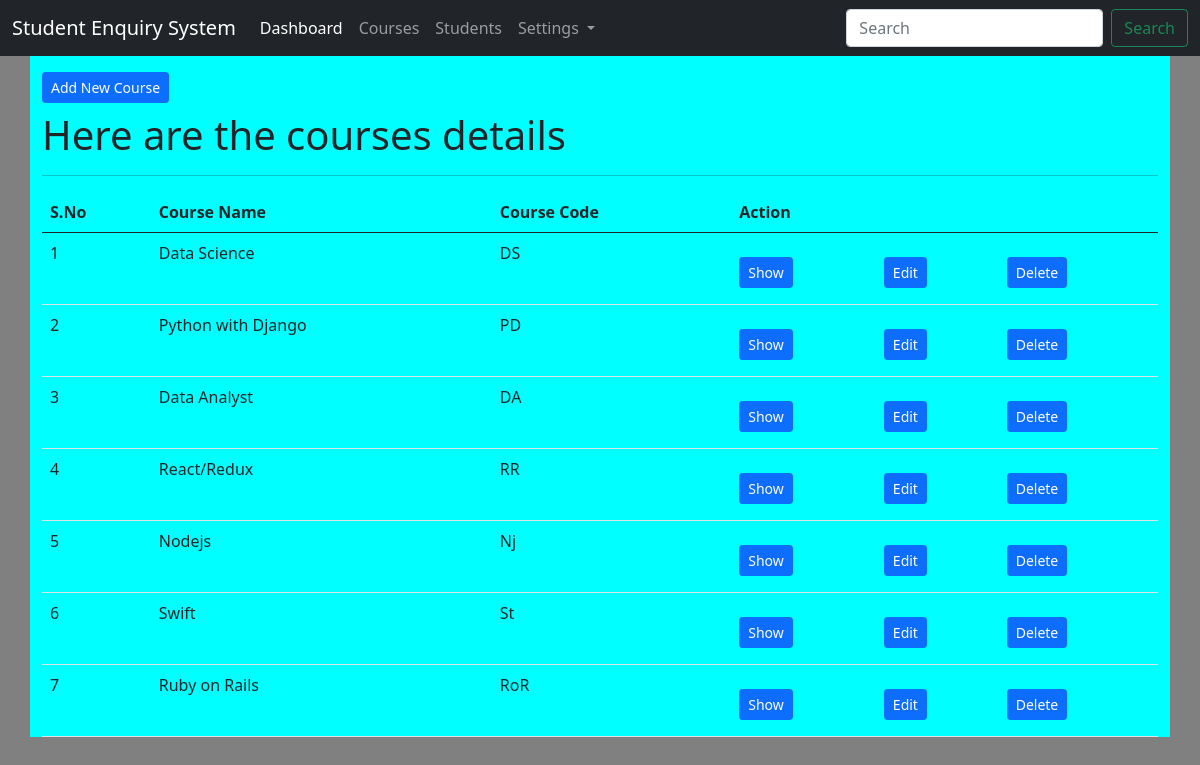
/courses/list/, run on an earlier commit of the app's database.
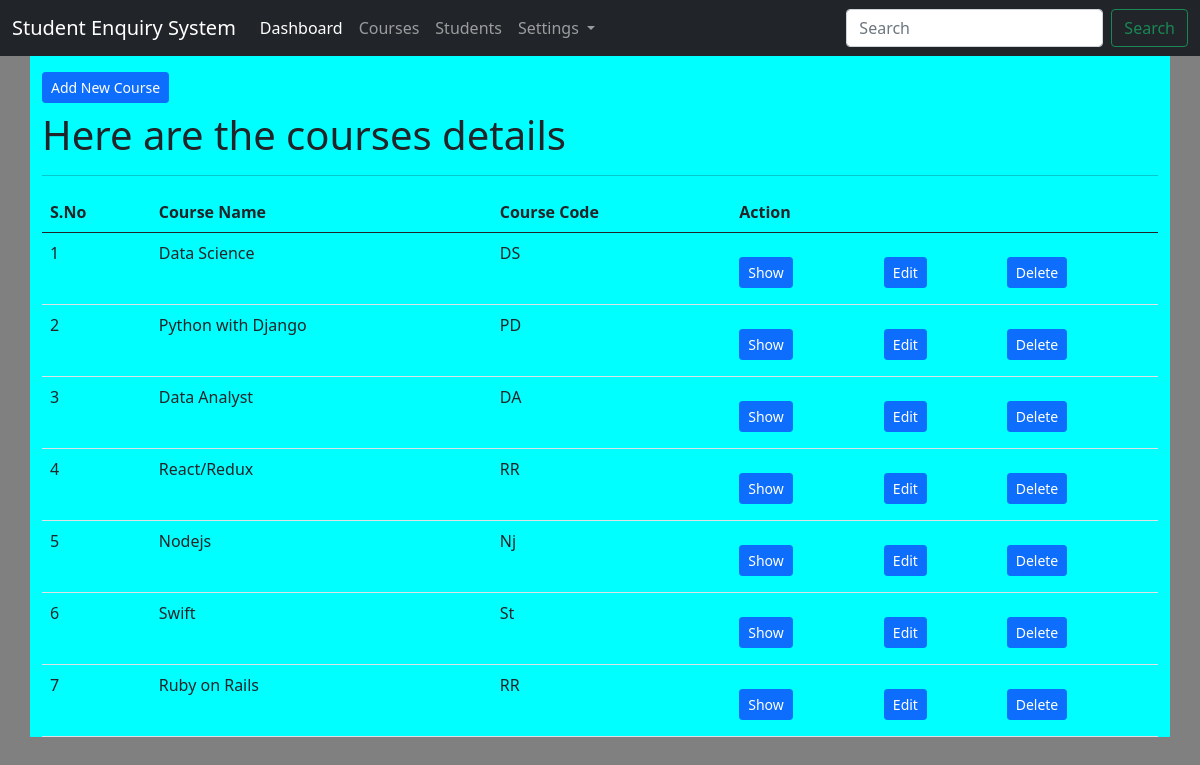
And on a later commit of the database.
### app_courses/models.py (models this page shows, shortened)
class CourseModel(models.Model):
    course_name = models.CharField(max_length=200)
    course_code = models.CharField(max_length=100)
    class Meta:
        db_table = "tbl_courses"

### app_courses/views.py (the view)
# urls.py: path('list/', views.course_index, name='course-index'),
def course_index(request):
    courses = CourseModel.objects.all()
    context = {
        "title": "SES | Courses",
        "body_title": "Here are the courses details",
        "courses": courses
    }
    return render(request, 'courses/index.html', context)

### templates/courses/index.html (shortened to what this page needs)
{% extends 'layouts/master.html' %}
{% block content %}
<div class="container" style="background-color: cyan">
    <a href="{% url 'course-create' %}" class="btn btn-primary btn-sm mt-3 mb-2">Add New Course</a>
    <h1>{{ body_title }}</h1>
    <hr>
    <table class="table table-hover">
        <thead>
            <tr>
                <th>S.No</th>
                <th>Course Name</th>
                <th>Course Code</th>
                <th colspan="3">Action</th>
            </tr>
        </thead>
        <tbody>
            {% for val in courses %}
            <tr>
                <td>{{ forloop.counter }}</td>
                <td>{{ val.course_name }}</td>
                <td>{{ val.course_code }}</td>
                <td><a href="{% url 'course-show' val.id %}"
                    class="btn btn-primary btn-sm mt-3 mb-2">Show</a>
                </td>
                <td><a href="{% url 'course-edit' val.id %}"
                    class="btn btn-primary btn-sm mt-3 mb-2">Edit</a>
                </td>
                <td><a href="{% url 'course-delete' val.id %}"
                    class="btn btn-primary btn-sm mt-3 mb-2">Delete</a>
                </td>
            </tr>
            {% endfor %}
        </tbody>
    </table>
</div>
{% endblock %}

What changed in the data, as far as the page shows it:
changed CourseModel "Ruby on Rails": course_code "RoR" → "RR"
